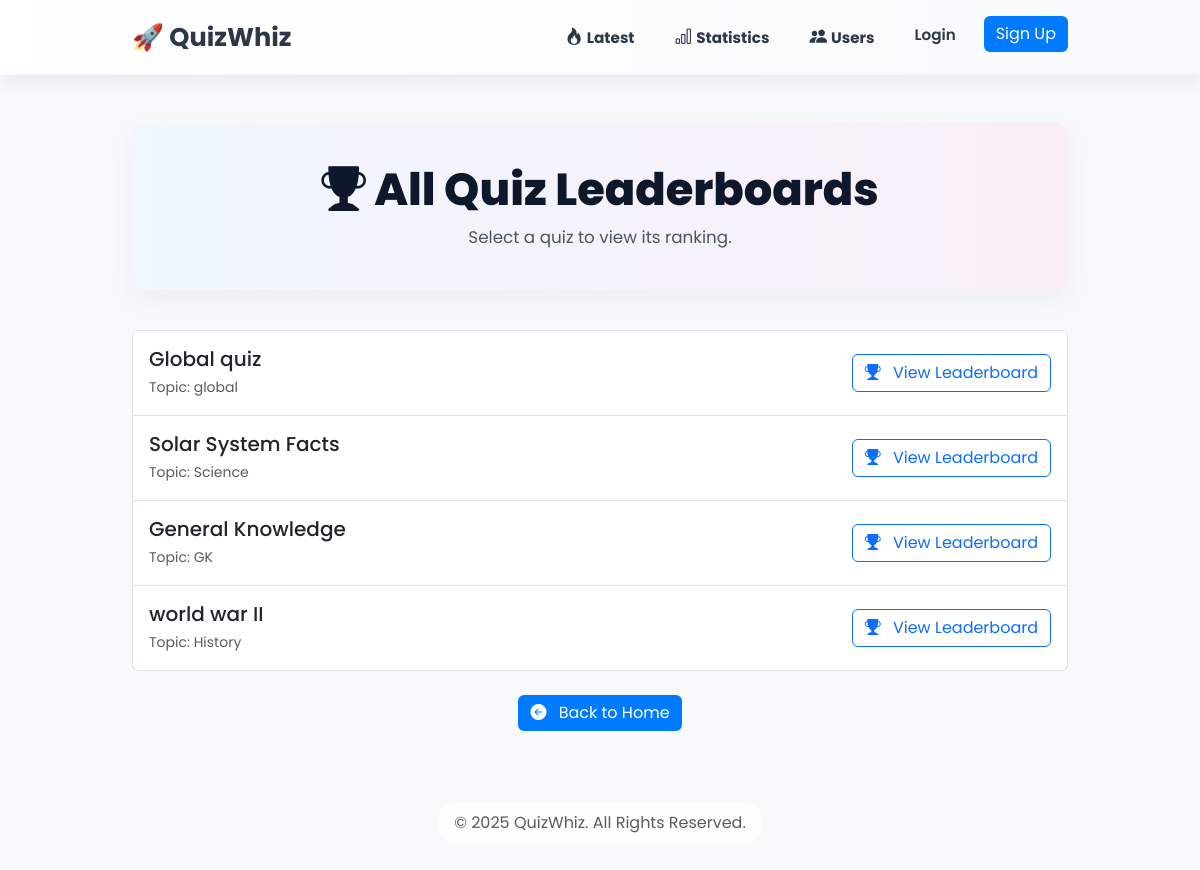
The app's page /leaderboards/, older data.
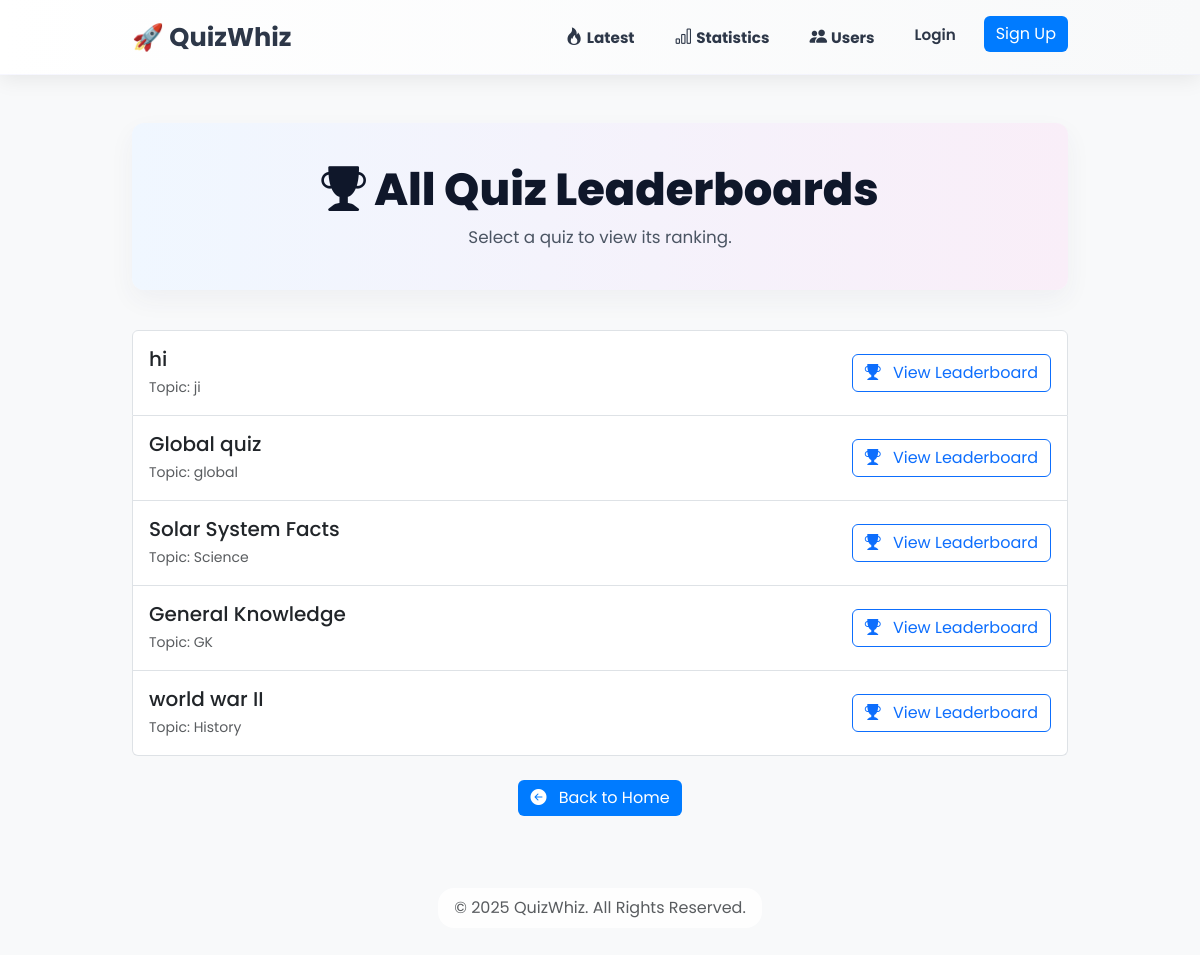
The same page, newer data.
### quiz/models.py (models this page shows, shortened)
class Quiz(models.Model):
    DIFFICULTY_CHOICES = [
        ('Easy', 'Easy'),
        ('Medium', 'Medium'),
        ('Hard', 'Hard'),
    ]
    title = models.CharField(max_length=200)
    topic = models.CharField(max_length=100)
    difficulty = models.CharField(max_length=10, choices=DIFFICULTY_CHOICES, default='Medium')
    is_featured = models.BooleanField(default=False, help_text="Show in Latest Quizzes section")
    created_at = models.DateTimeField(auto_now_add=True, null=True, blank=True)
    class Meta:
        ordering = ['-created_at']

### quiz/views.py (the view)
# urls.py: path('leaderboards/', views.all_leaderboards, name='all_leaderboards'),
def all_leaderboards(request):
    quizzes = Quiz.objects.all()
    return render(request, 'quiz/all_leaderboards.html', {'quizzes': quizzes})

### quiz/templates/quiz/all_leaderboards.html (shortened to what this page needs)
{% extends 'quiz/base.html' %}
{% block content %}
<div class="leaderboard-hero">
    <h1><i class="bi bi-trophy-fill me-2"></i>All Quiz Leaderboards</h1>
    <p>Select a quiz to view its ranking.</p>
</div>
<div class="list-group">
    {% for quiz in quizzes %}
        <a href="{% url 'leaderboard' quiz.id %}" class="list-group-item list-group-item-action d-flex justify-content-between align-items-center p-3">
            <div>
                <h5 class="mb-1">{{ quiz.title }}</h5>
                <small class="text-muted">Topic: {{ quiz.topic }}</small>
            </div>
            <span class="btn btn-outline-primary">
                <i class="bi bi-trophy-fill me-2"></i> View Leaderboard
            </span>
        </a>
    {% empty %}
        <p class="text-center">No quizzes are available yet.</p>
    {% endfor %}
</div>
<div class="text-center mt-4">
    <a href="{% url 'home' %}" class="btn btn-primary">
        <i class="bi bi-arrow-left-circle-fill me-2"></i> Back to Home
    </a>
</div>
{% endblock %}

Row changes from the older to the newer data that the page shows:
added Quiz: title "hi", topic "ji"
